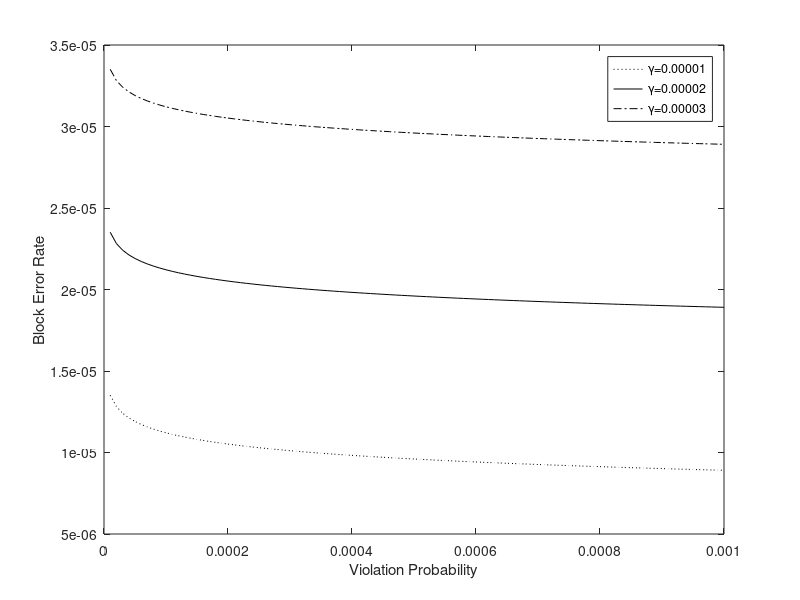

Source code (MATLAB):
% this figure will illustrate the reliability and violate probability.

%BLER = 0.00001;
vp = 0.00001:0.00001:0.001;
%vp = [0.000001,0.00001,0.0001,0.001,0.01,0.1]
theta = 1000000;
%theta*(gamma-x) = log(vp);
sigma = -0.000008;
gamma = 0.00001;
error_rate  =gamma + sigma - (1/theta) * log(vp) ;
plot( vp, error_rate, ':k');
hold on;

gamma = 0.00002;
error_rate  =gamma + sigma - (1/theta) * log(vp) ;
plot( vp, error_rate, '-k');
hold on;

gamma = 0.00003;

error_rate  =gamma + sigma - (1/theta) * log(vp) ;
plot( vp, error_rate, '-.k');

xlabel('Violation Probability');
ylabel('Block Error Rate');

legend('\gamma=0.00001','\gamma=0.00002','\gamma=0.00003', 'Location', 'northeast');

